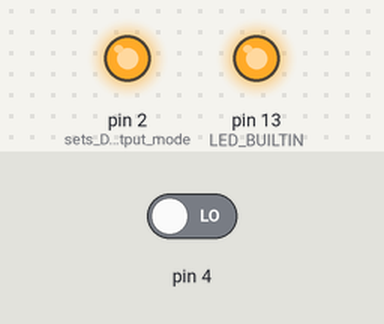
Simulated run of this sketch. Board: Arduino Uno, built with avr-gcc and run on an emulated ATmega328P. On the bench: output pins drawn as LEDs (lit = HIGH). The inputs (shaded band) are chosen by the test bench; at power-on: pin 4 LOW. What the sketch prints to the serial monitor is not drawn.

Above: at 1.2 s.
1.3 s: pin 4 driven HIGH
At 1.6 s:
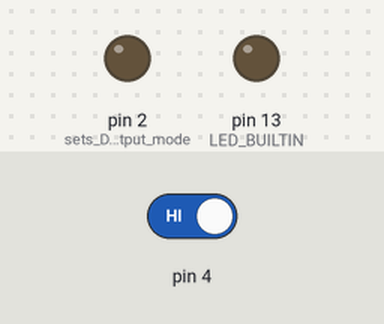
2.8 s: pin 4 driven LOW
At 4.0 s:
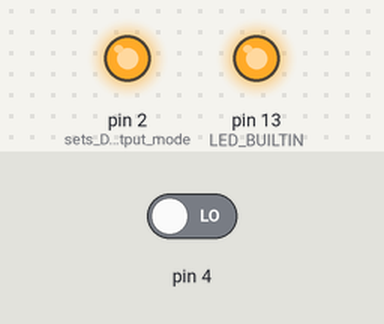
Timing chart, 0 to 5.8 s (numbered marks = the images above; inputs shaded):
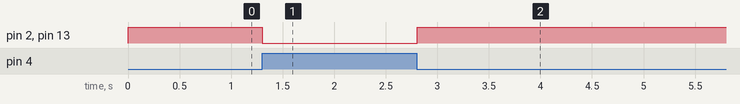

The sketch:

SDADCtest.ino
```cpp
unsigned int inRead = 0;
unsigned int shiftReg=0;
int i=0;

/*
 * 1. read input, this is now MSB
 * 2.
 *
 *
 *
 */


void setup() {
  Serial.begin(9600);
  pinMode(2, OUTPUT);  //sets D2 to output mode
  pinMode(4, INPUT);
  pinMode(LED_BUILTIN, OUTPUT);
}

void loop() {

 inRead = (digitalRead(4));


  switch(inRead){
    case  0:

      digitalWrite(2, HIGH);
      digitalWrite(LED_BUILTIN, HIGH);
      shiftReg = shiftReg >> 1;
      shiftReg |= (inRead << 7) ;
      Serial.println(inRead);
      break;
    default:

     digitalWrite(2, LOW);
     digitalWrite(LED_BUILTIN, LOW);
     shiftReg = shiftReg>> 1;
     Serial.println(inRead);
     break;
 }
}
```

Measured:
- after the input at 1.3 s, pin 2 (sets_D2_to_output_mode), pin 13 (LED_BUILTIN): HIGH → LOW at once
- after the input at 2.8 s, pin 2 (sets_D2_to_output_mode), pin 13 (LED_BUILTIN): LOW → HIGH at once
